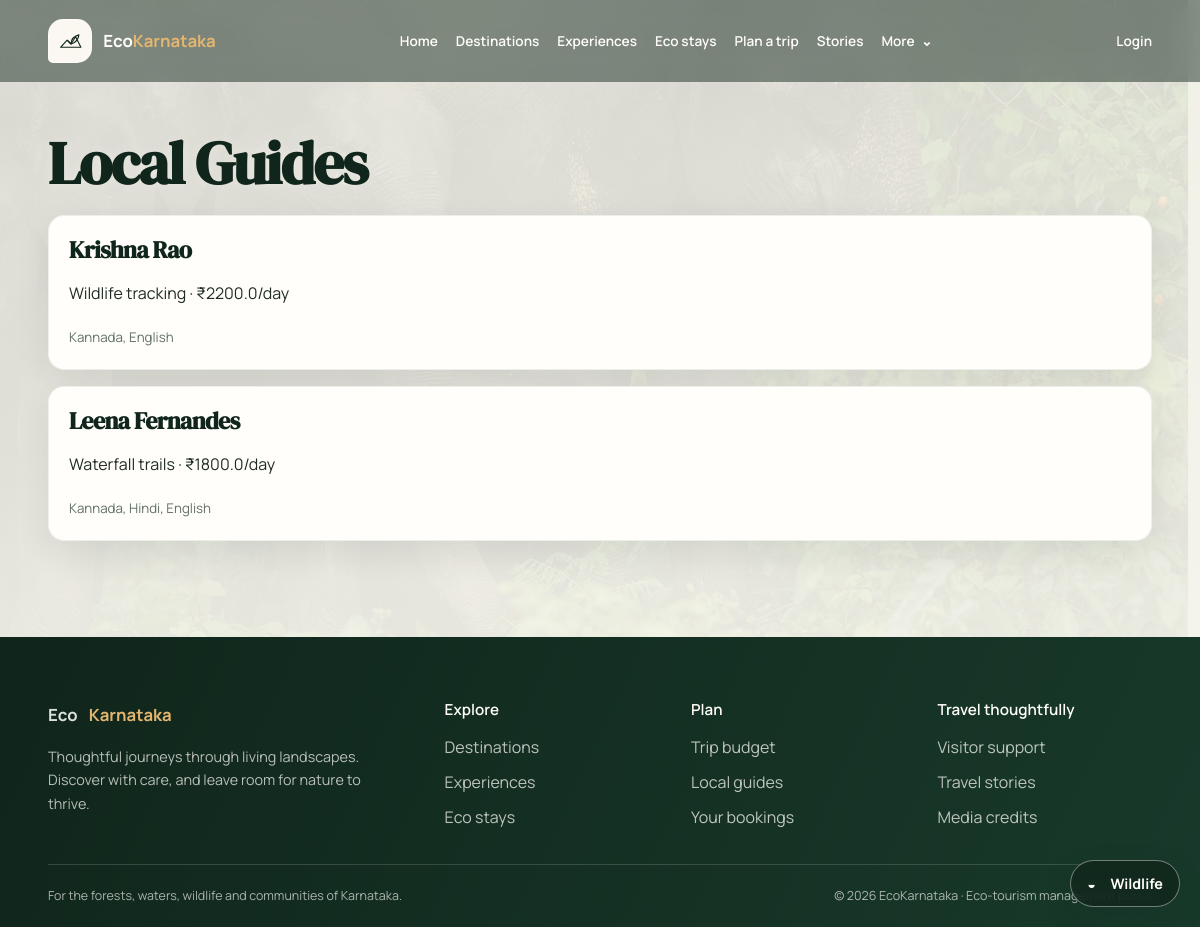
The page /guides on the database its author committed.
### app/models.py (models this page shows)
class Guide(SQLModel, table=True):
    id: Optional[int] = Field(default=None, primary_key=True)
    user_id: Optional[int] = Field(default=None, foreign_key="user.id")
    place_id: Optional[int] = Field(default=None, foreign_key="place.id")
    name: str
    languages: str
    experience_years: int = 1
    specialization: str
    price_per_day: float
    rating_avg: float = 0.0
    is_available: bool = True
    bio: str

### app/routers/bookings.py (the view)
@router.get("/guides")
def guides_page(request: Request, db: Session = Depends(get_db)):
    user = get_current_user_optional(request, db)
    guides = db.exec(select(Guide)).all()
    return request.app.state.templates.TemplateResponse("guides.html", {"request": request, "user": user, "guides": guides})

### app/templates/guides.html (shortened to what this page needs)
{% extends "base.html" %}
{% block content %}
<h1>Local Guides</h1>
{% for guide in guides %}
  <article class="review-item">
    <h3>{{ guide.name }}</h3>
    <p>{{ guide.specialization }} · ₹{{ guide.price_per_day }}/day</p>
    <small>{{ guide.languages }}</small>
  </article>
{% endfor %}
{% endblock %}

### app/static/css/tokens.css (style rules this page uses)
:root { color-scheme: light; --eco-forest-950: #10251b; --eco-forest-900: #183a2b; --eco-forest-800: #24513a; --eco-moss-600: #527b56; --eco-moss-400: #85a783; --eco-teak-700: #75563f; --eco-cream-100: #faf8f1; --eco-cream-200: #f0ede2; --eco-white: #fffefa; --eco-ink: #202c25; --eco-muted: #617068; --eco-sunrise: #e3b66f; --eco-monsoon: #4d8581; --eco-success: #3e7956; --eco-warning: #9b6d24; --eco-error: #a54542; --eco-info: #376d7a; --eco-space-1: 0.5rem; --eco-space-2: 1rem; --eco-space-3: 1.5rem; --eco-space-4: 2rem; --eco-space-5: 3rem; --eco-space-6: 4rem; --eco-space-7: 6rem; --eco-space-8: 8rem; --eco-radius-sm: 0.65rem; --eco-radius-md: 1rem; --eco-radius-lg: 1.35rem; --eco-radius-xl: 2rem; --eco-radius-pill: 999px; --eco-shadow-soft: 0 12px 34px rgba(16, 37, 27, 0.09); --eco-shadow-card: 0 22px 54px rgba(16, 37, 27, 0.15); --eco-focus: 0 0 0 3px rgba(227, 182, 111, 0.65); --eco-font-display: "DM Serif Display", Georgia, serif; --eco-font-body: "Manrope", "Segoe UI", system-ui, sans-serif; --eco-text-xs: 0.78rem; --eco-text-sm: 0.9rem; --eco-text-base: 1rem; --eco-text-lg: 1.2rem; --eco-text-xl: clamp(1.65rem, 3vw, 2.45rem); --eco-text-display: clamp(3rem, 7vw, 6.5rem); --eco-content-width: 1320px; }

### app/static/css/base.css (style rules this page uses)
*, *::before, *::after { box-sizing: border-box; }
html { min-width: 320px; scroll-behavior: smooth; scrollbar-color: var(--eco-moss-600) var(--eco-cream-100); scrollbar-width: thin; }
body { min-height: 100vh; margin: 0; color: var(--eco-ink); background: var(--eco-cream-100); font-family: var(--eco-font-body); font-size: var(--eco-text-base); line-height: 1.65; -webkit-font-smoothing: antialiased; text-rendering: optimizeLegibility; }
h1, h2, h3, h4, h5, h6 { margin: 0 0 var(--eco-space-2); color: var(--eco-forest-950); font-family: var(--eco-font-display); font-weight: 600; line-height: 1.18; letter-spacing: -0.025em; }
h1 { font-size: clamp(2.2rem, 5vw, 4rem); }
h3 { font-size: clamp(1.25rem, 2vw, 1.65rem); }
p { max-width: 75ch; margin: 0 0 var(--eco-space-2); }

### app/static/css/components.css (style rules this page uses)
.review-item, .review-snippet, .mini-card, .dashboard-list-item, .stat-box, .place-facts { margin-bottom: 1rem; padding: 1.25rem; border: 1px solid rgba(36, 81, 58, 0.08); border-radius: var(--eco-radius-md); background: var(--eco-white); box-shadow: var(--eco-shadow-soft); }

### app/static/css/background.css (style rules this page uses)
.page-immersive { background: transparent; }
.page-immersive:not(:has(.hero-banner)) .page-body > h1:first-child, .page-immersive:not(:has(.hero-banner)) .page-body > h2, .page-immersive:not(:has(.hero-banner)) .page-body > section > h2 { text-shadow: 0 1px 12px rgba(250, 248, 241, 0.4); }

### app/static/css/utilities.css (style rules this page uses)
.review-item small { color: var(--eco-muted); }

### rows shown on the page
Guide: name "Krishna Rao", specialization "Wildlife tracking", price_per_day "2200.0", languages "Kannada, English"
Guide: name "Leena Fernandes", specialization "Waterfall trails", price_per_day "1800.0", languages "Kannada, Hindi, English"
